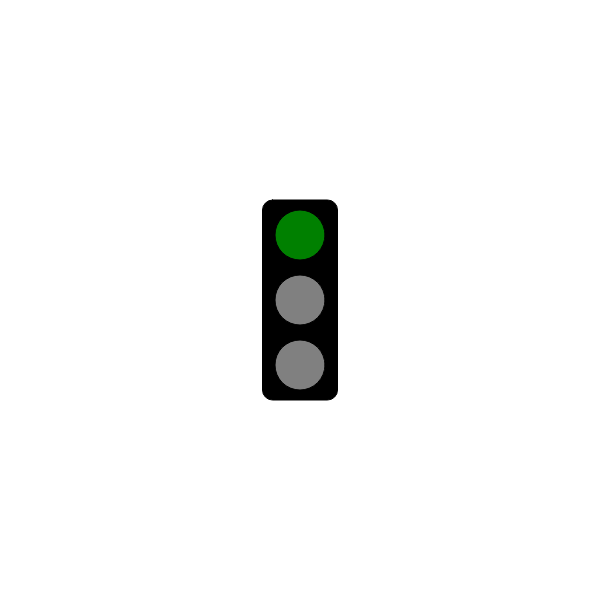
Frame 1 (no input)
Frame 60 (no input): identical to frame 1, image omitted
Frame 120 (the mouse pressed at the canvas centre since frame 60): identical to frame 1, image omitted

The p5.js sketch that drew this single still picture (run headless with seeded random() and noise() and a simulated clock; from frame 60 on, the mouse is pressed at the canvas centre):

// p5.js sketch
// ── sketch.js
// traffic lights
// Calli Sperrer
// 10/1/2025
//
let state = "go";
let timeState = 2000;

function setup() {
  createCanvas(600, 600);
}

function draw() {
  background(255);
  drawOutlineOfLights();
  stateChange();
}

function stateChange() {
  if (millis() < timeState) {
    state = "go";
  } 
  else if (millis() < timeState*2) {
    state = "slow";
  }
  else if (millis() < timeState*4) {
    state = "stop";
  }
  else {
    state = "go";
  }
}

function drawOutlineOfLights() {
  //box
  rectMode(CENTER);
  fill(0);
  rect(width/2, height/2, 75, 200, 10);

  //lights
  if (state === "go") {
    fill("green");
    ellipse(width/2, height/2 - 65, 50, 50); //top
  }
  else {
    fill("gray");
    ellipse(width/2, height/2 - 65, 50, 50); //top
  }
  if (state === "slow") {
    fill("yellow");
    ellipse(width/2, height/2, 50, 50); //middle
  }
  else {
    fill("gray");
    ellipse(width/2, height/2, 50, 50); //middle
  }
  if (state === "stop") {
    fill("red");
    ellipse(width/2, height/2 + 65, 50, 50); //bottom
  }
  else {
    fill("gray");
    ellipse(width/2, height/2 + 65, 50, 50); //bottom
  }
}
